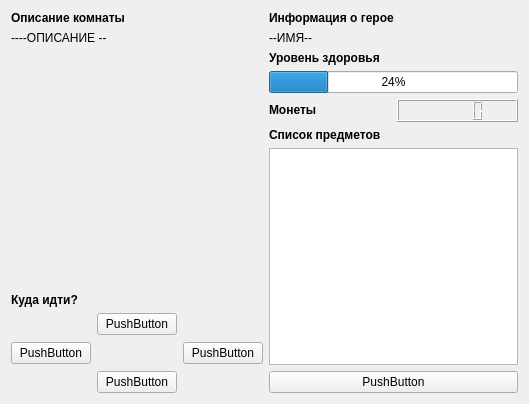
<?xml version="1.0" encoding="UTF-8"?>
<ui version="4.0">
 <class>MainWindow</class>
 <widget class="QMainWindow" name="MainWindow">
  <property name="geometry">
   <rect>
    <x>0</x>
    <y>0</y>
    <width>529</width>
    <height>404</height>
   </rect>
  </property>
  <property name="minimumSize">
   <size>
    <width>529</width>
    <height>404</height>
   </size>
  </property>
  <property name="windowTitle">
   <string>MainWindow</string>
  </property>
  <widget class="QWidget" name="centralWidget">
   <layout class="QGridLayout" name="gridLayout">
    <item row="0" column="0">
     <layout class="QHBoxLayout" name="horizontalLayout">
      <item>
       <layout class="QVBoxLayout" name="verticalLayout_2">
        <item>
         <widget class="QLabel" name="label">
          <property name="text">
           <string>&lt;html&gt;&lt;head/&gt;&lt;body&gt;&lt;p&gt;&lt;span style=&quot; font-weight:600;&quot;&gt;Описание комнаты&lt;/span&gt;&lt;/p&gt;&lt;/body&gt;&lt;/html&gt;</string>
          </property>
         </widget>
        </item>
        <item>
         <widget class="QLabel" name="label_3">
          <property name="text">
           <string>----ОПИСАНИЕ --</string>
          </property>
         </widget>
        </item>
        <item>
         <spacer name="verticalSpacer">
          <property name="orientation">
           <enum>Qt::Vertical</enum>
          </property>
          <property name="sizeHint" stdset="0">
           <size>
            <width>20</width>
            <height>16</height>
           </size>
          </property>
         </spacer>
        </item>
        <item>
         <widget class="QLabel" name="label_4">
          <property name="text">
           <string>&lt;html&gt;&lt;head/&gt;&lt;body&gt;&lt;p&gt;&lt;span style=&quot; font-weight:600;&quot;&gt;Куда идти?&lt;/span&gt;&lt;/p&gt;&lt;/body&gt;&lt;/html&gt;</string>
          </property>
         </widget>
        </item>
        <item>
         <layout class="QHBoxLayout" name="horizontalLayout_2">
          <item>
           <layout class="QVBoxLayout" name="verticalLayout_5">
            <item>
             <widget class="QPushButton" name="pushButton_2">
              <property name="text">
               <string>PushButton</string>
              </property>
             </widget>
            </item>
           </layout>
          </item>
          <item>
           <layout class="QVBoxLayout" name="verticalLayout_4">
            <item>
             <widget class="QPushButton" name="pushButton_3">
              <property name="text">
               <string>PushButton</string>
              </property>
             </widget>
            </item>
            <item>
             <spacer name="verticalSpacer_3">
              <property name="orientation">
               <enum>Qt::Vertical</enum>
              </property>
              <property name="sizeType">
               <enum>QSizePolicy::Fixed</enum>
              </property>
              <property name="sizeHint" stdset="0">
               <size>
                <width>20</width>
                <height>30</height>
               </size>
              </property>
             </spacer>
            </item>
            <item>
             <widget class="QPushButton" name="pushButton_4">
              <property name="text">
               <string>PushButton</string>
              </property>
             </widget>
            </item>
           </layout>
          </item>
          <item>
           <layout class="QVBoxLayout" name="verticalLayout_3">
            <item>
             <widget class="QPushButton" name="pushButton">
              <property name="text">
               <string>PushButton</string>
              </property>
             </widget>
            </item>
           </layout>
          </item>
         </layout>
        </item>
       </layout>
      </item>
      <item>
       <layout class="QVBoxLayout" name="verticalLayout">
        <item>
         <widget class="QLabel" name="label_2">
          <property name="text">
           <string>&lt;html&gt;&lt;head/&gt;&lt;body&gt;&lt;p&gt;&lt;span style=&quot; font-weight:600;&quot;&gt;Информация о герое&lt;/span&gt;&lt;/p&gt;&lt;/body&gt;&lt;/html&gt;</string>
          </property>
         </widget>
        </item>
        <item>
         <widget class="QLabel" name="label_5">
          <property name="text">
           <string>--ИМЯ--</string>
          </property>
         </widget>
        </item>
        <item>
         <widget class="QLabel" name="label_6">
          <property name="text">
           <string>&lt;html&gt;&lt;head/&gt;&lt;body&gt;&lt;p&gt;&lt;span style=&quot; font-weight:600;&quot;&gt;Уровень здоровья&lt;/span&gt;&lt;/p&gt;&lt;/body&gt;&lt;/html&gt;</string>
          </property>
         </widget>
        </item>
        <item>
         <widget class="QProgressBar" name="progressBar">
          <property name="value">
           <number>24</number>
          </property>
         </widget>
        </item>
        <item>
         <layout class="QHBoxLayout" name="horizontalLayout_3">
          <item>
           <widget class="QLabel" name="label_7">
            <property name="text">
             <string>&lt;html&gt;&lt;head/&gt;&lt;body&gt;&lt;p&gt;&lt;span style=&quot; font-weight:600;&quot;&gt;Монеты&lt;/span&gt;&lt;/p&gt;&lt;/body&gt;&lt;/html&gt;</string>
            </property>
           </widget>
          </item>
          <item>
           <widget class="QLCDNumber" name="lcdNumber"/>
          </item>
         </layout>
        </item>
        <item>
         <widget class="QLabel" name="label_8">
          <property name="text">
           <string>&lt;html&gt;&lt;head/&gt;&lt;body&gt;&lt;p&gt;&lt;span style=&quot; font-weight:600;&quot;&gt;Список предметов&lt;/span&gt;&lt;/p&gt;&lt;/body&gt;&lt;/html&gt;</string>
          </property>
         </widget>
        </item>
        <item>
         <widget class="QListView" name="listView"/>
        </item>
        <item>
         <widget class="QPushButton" name="pushButton_5">
          <property name="text">
           <string>PushButton</string>
          </property>
         </widget>
        </item>
       </layout>
      </item>
     </layout>
    </item>
   </layout>
  </widget>
 </widget>
 <layoutdefault spacing="6" margin="11"/>
 <resources/>
 <connections/>
</ui>
